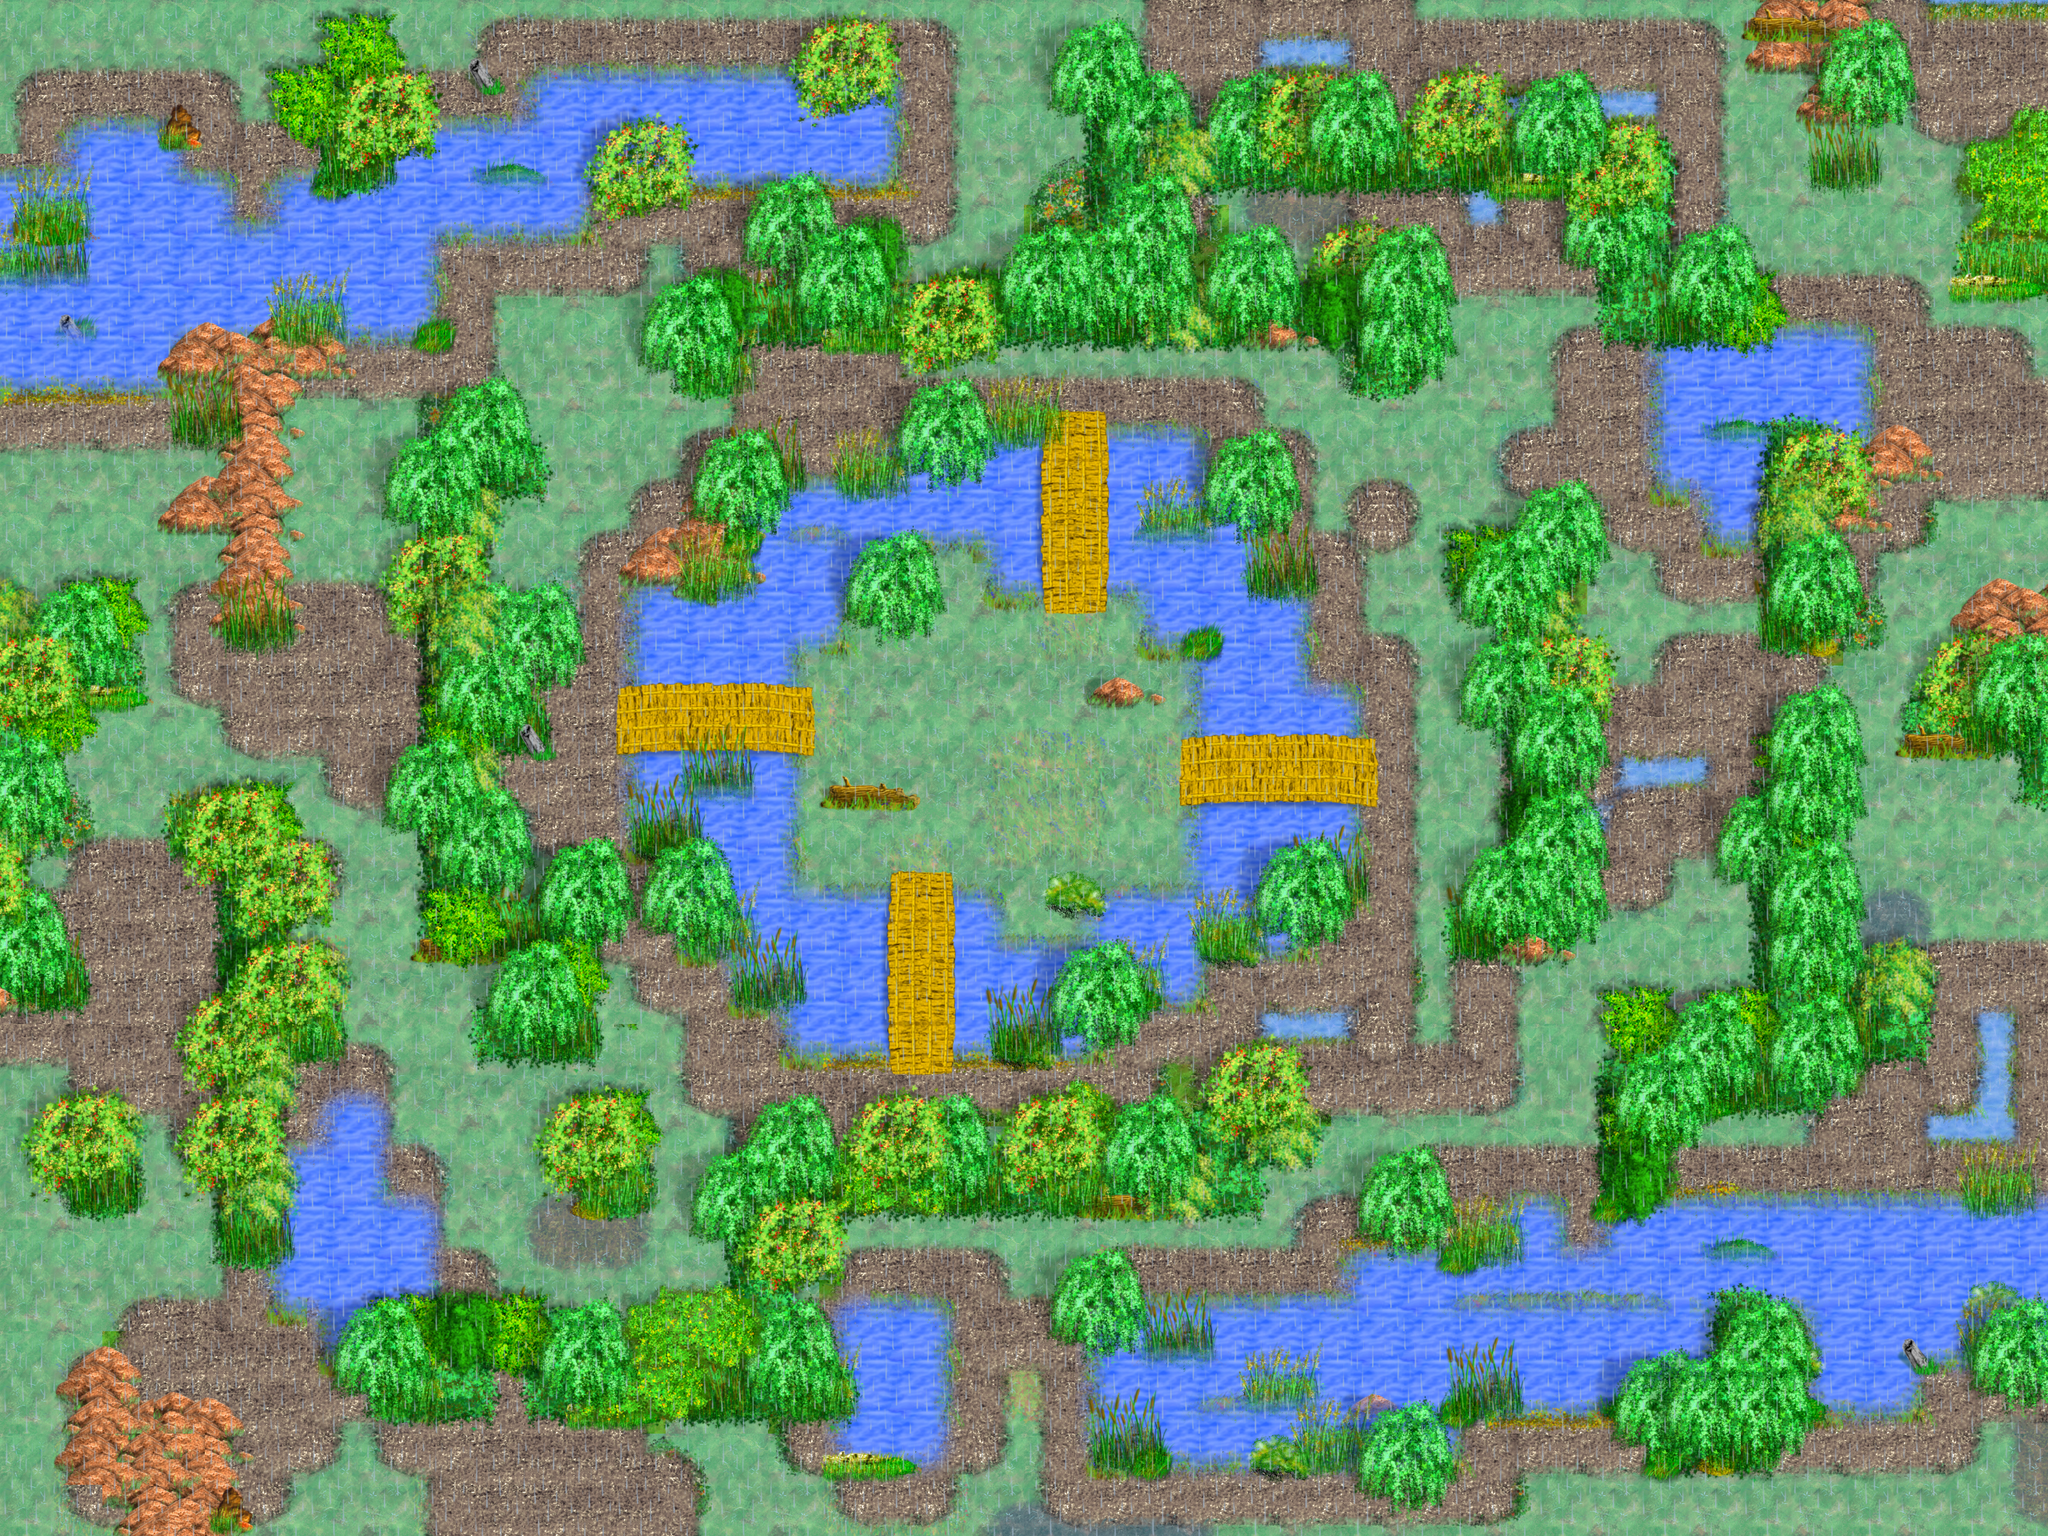

A level layout from a 2D game, rendered from its tile map. Below: a short description, then the map file with tile-grid data replaced by summaries:
An orthogonal 40x30 tile map with 64x64 px tiles, 22 tile layers (grass, dirt, _rain_drops, animated water, ...), 6 tilesets.

<map version="0.99b" orientation="orthogonal" width="40" height="30" tilewidth="64" tileheight="64">
	<properties>
		<property name="ambient-sound" value="swamp.ogg" />
		<property name="config:map.choo-choo-wagon.respawn-interval" value="int:10000" />
		<property name="config:map.dirt.respawn-interval" value="int:0" />
		<property name="config:objects.missiles-on-launcher.default-weapon" value="string:" />
		<property name="config:objects.missiles-on-tank.default-weapon" value="string:" />
		<property name="object:ctf-base:ctf-base-green:1" value="2052,816" />
		<property name="object:ctf-base:ctf-base-red:1" value="336,833" />
		<property name="object:destructable-object(with-fire):choo-choo-wagon:1" value="1116,668,100" />
		<property name="object:dumb-missiles-item:dumb-missiles-item:1" value="2154,668" />
		<property name="object:dumb-missiles-item:dumb-missiles-item:2" value="910,418" />
		<property name="object:dumb-missiles-item:dumb-missiles-item:3" value="376,1148" />
		<property name="object:dumb-missiles-item:dumb-missiles-item:4" value="906,1790" />
		<property name="object:dumb-missiles-item:dumb-missiles-item:5" value="1220,1370" />
		<property name="object:heal:heal:1" value="284,846" />
		<property name="object:heal:heal:2" value="1926,504" />
		<property name="object:heal:heal:3" value="1172,1632" />
		<property name="object:heal:heal:4" value="400,1722" />
		<property name="object:heal:heal:5" value="2322,1102" />
		<property name="object:heal:heal:6" value="1808,888,250" />
		<property name="object:heal:heal:7" value="1226,412,250" />
		<property name="object:impassable-static-corpse:dead-blue-shilka:1" value="1828,1208" />
		<property name="object:impassable-static-corpse:dead-blue-shilka:2" value="810,1806" />
		<property name="object:impassable-static-corpse:dead-yellow-launcher:1" value="1446,1064" />
		<property name="object:impassable-static-corpse:dead-yellow-launcher:2" value="290,228" />
		<property name="object:impassable-static-corpse:dead-yellow-launcher:3" value="594,938" />
		<property name="object:impassable-static-corpse:dead-yellow-shilka:1" value="2108,28" />
		<property name="object:impassable-static-corpse:dead-yellow-shilka:2" value="1548,1812" />
		<property name="object:impassable-static-corpse:dead-yellow-tank:1" value="178,1858" />
		<property name="object:impassable-static-corpse:dead-yellow-tank:3" value="1696,606" />
		<property name="object:impassable-static-corpse:dead-yellow-tank:4" value="2510,570" />
		<property name="object:lodge:lodge:1" value="1190,720,10" />
		<property name="object:megaheal:megaheal:1" value="1214,892" />
		<property name="object:megaheal:megaheal:2" value="38,44,250" />
		<property name="object:megaheal:megaheal:3" value="2476,80,250" />
		<property name="object:megaheal:megaheal:4" value="2476,82,250" />
		<property name="object:megaheal:megaheal:5" value="2430,1746,250" />
		<property name="object:megaheal:megaheal:6" value="82,1502,250" />
		<property name="object:mines-item:mines-item:1" value="654,846" />
		<property name="object:mines-item:mines-item:2" value="1674,478" />
		<property name="object:mines-item:mines-item:3" value="2494,648" />
		<property name="object:mines-item:mines-item:4" value="2212,44" />
		<property name="object:mines-item:mines-item:5" value="856,198" />
		<property name="object:mines-item:mines-item:6" value="36,1238" />
		<property name="object:mines-item:mines-item:7" value="38,1238" />
		<property name="object:nuke-missiles-item:nuke-missiles-item:1" value="1206,778,250" />
		<property name="object:nuke-missiles-item:nuke-missiles-item:11" value="1882,214,250" />
		<property name="object:nuke-missiles-item:nuke-missiles-item:2" value="12,148,250" />
		<property name="object:nuke-missiles-item:nuke-missiles-item:5" value="706,1510,250" />
		<property name="object:nuke-missiles-item:nuke-missiles-item:6" value="16,1848,250" />
		<property name="object:nuke-missiles-item:nuke-missiles-item:7" value="2264,1800,250" />
		<property name="object:nuke-missiles-item:nuke-missiles-item:8" value="2500,1422,250" />
		<property name="object:nuke-missiles-item:nuke-missiles-item:9" value="2402,0,250" />
		<property name="object:oil-barrels:oil-barrels:1" value="1246,1056,250" />
		<property name="object:ricochet-bullets-item:ricochet-bullets-item:1" value="470,1434" />
		<property name="object:ricochet-bullets-item:ricochet-bullets-item:2" value="1884,1226" />
		<property name="object:ricochet-bullets-item:ricochet-bullets-item:3" value="64,1060" />
		<property name="object:ricochet-bullets-item:ricochet-bullets-item:4" value="1446,1816" />
		<property name="object:ricochet-bullets-item:ricochet-bullets-item:5" value="1472,74" />
		<property name="object:stack:stack:1" value="1070,712,10" />
		<property name="object:stack:stack:2" value="1098,766,10" />
		<property name="object:stack:stack:3" value="1292,928,10" />
		<property name="object:stack:stack:4" value="1036,1005,10" />
		<property name="object:stack:stack:5" value="1448,1350,10" />
		<property name="object:static-dirt:dirt:10" value="2304,1466,-510" />
		<property name="object:static-dirt:dirt:11" value="2288,1668,-510" />
		<property name="object:static-dirt:dirt:12" value="1038,1220,-510" />
		<property name="object:static-dirt:dirt:13" value="1138,1224,-510" />
		<property name="object:static-dirt:dirt:14" value="1328,506,-510" />
		<property name="object:static-dirt:dirt:15" value="754,834,-510" />
		<property name="object:static-dirt:dirt:16" value="2100,536,-510" />
		<property name="object:static-dirt:dirt:17" value="2046,394,-510" />
		<property name="object:static-dirt:dirt:18" value="192,194,-510" />
		<property name="object:static-dirt:dirt:19" value="640,56,-510" />
		<property name="object:static-dirt:dirt:20" value="446,252,-510" />
		<property name="object:static-dirt:dirt:21" value="136,394,-510" />
		<property name="object:static-dirt:dirt:22" value="390,1458,-510" />
		<property name="object:static-dirt:dirt:23" value="1346,1664,-510" />
		<property name="object:static-dirt:dirt:24" value="148,1828,-510" />
		<property name="object:static-dirt:dirt:25" value="188,1756,-510" />
		<property name="object:static-dirt:dirt:26" value="134,1622,-510" />
		<property name="object:static-dirt:dirt:27" value="120,1706,-510" />
		<property name="object:static-dirt:dirt:28" value="28,1682,-510" />
		<property name="object:static-dirt:dirt:29" value="48,1786,-510" />
		<property name="object:static-dirt:dirt:30" value="84,1852,-510" />
		<property name="object:static-dirt:dirt:31" value="@0,29,-510" />
		<property name="object:static-dirt:dirt:33" value="0,1760,-510" />
		<property name="object:static-dirt:dirt:34" value="1074,696,-10" />
		<property name="object:static-dirt:dirt:35" value="1140,724,-10" />
		<property name="object:static-dirt:dirt:8" value="1924,1524,-510" />
		<property name="object:static-dirt:dirt:9" value="2062,1466,-510" />
		<property name="object:static-launcher:blue-launcher:1" value="2498,364" />
		<property name="object:static-launcher:blue-launcher:2" value="250,152" />
		<property name="object:static-launcher:red-launcher:1" value="1516,226" />
		<property name="object:static-launcher:red-launcher:2" value="548,1184" />
		<property name="object:static-launcher:yellow-launcher:1" value="2136,1392" />
		<property name="object:static-mortar:yellow-mortar:1" value="@18,8" />
		<property name="object:static-tank:blue-tank:1" value="1392,1032" />
		<property name="object:static-tank:red-tank:1" value="1032,780" />
		<property name="spawn:1" value="@10,22" />
		<property name="spawn:2" value="@11,7" />
		<property name="spawn:3" value="@29,7" />
		<property name="spawn:4" value="@28,22" />
	</properties>
	<tileset name="terrains" firstgid="1" tilewidth="64" tileheight="64">
		<image source="../tilesets/terrains.png" />
	</tileset>
	<tileset name="trees" firstgid="231" tilewidth="64" tileheight="64">
		<image source="../tilesets/trees.png" />
	</tileset>
	<tileset name="objects" firstgid="351" tilewidth="64" tileheight="64">
		<image source="../tilesets/objects.png" />
	</tileset>
	<tileset name="fences" firstgid="441" tilewidth="64" tileheight="64">
		<image source="../tilesets/fences.png" />
	</tileset>
	<tileset name="destruction" firstgid="641" tilewidth="64" tileheight="64">
		<image source="../tilesets/destruction.png" />
	</tileset>
	<tileset name="animated" firstgid="711" tilewidth="64" tileheight="64">
		<image source="../tilesets/animated.png" />
	</tileset>
	<layer name="grass" width="40" height="30">
		<properties>
			<property name="impassability" value="20" />
			<property name="z" value="-1000" />
		</properties>
		<data>[1200 cells, 1200 non-empty, 4 distinct tile ids]</data>
	</layer>
	<layer name="dirt" width="40" height="30">
		<properties>
			<property name="impassability" value="20" />
			<property name="z" value="-800" />
		</properties>
		<data>[1200 cells, 247 non-empty, 48 distinct tile ids]</data>
	</layer>
	<layer name="_rain_drops" width="40" height="30">
		<properties>
			<property name="animation-frame-size" value="10" />
			<property name="animation-frames" value="4" />
			<property name="animation-speed" value="20" />
			<property name="shifting-size" value="2,2" />
			<property name="shifting-velocity" value="100,200" />
		</properties>
		<data>[1200 cells, 1134 non-empty, 4 distinct tile ids]</data>
	</layer>
	<layer name="animated water" width="40" height="30">
		<properties>
			<property name="z" value="-700" />
		</properties>
		<data>[1200 cells, 913 non-empty, 4 distinct tile ids]</data>
	</layer>
	<layer name="Layer 15" width="40" height="30">
		<properties>
			<property name="impassability" value="20" />
			<property name="z" value="-600" />
		</properties>
		<data>[1200 cells, 133 non-empty, 17 distinct tile ids]</data>
	</layer>
	<layer name="waste" width="40" height="30">
		<properties>
			<property name="impassability" value="40" />
		</properties>
		<data>[1200 cells, 717 non-empty, 15 distinct tile ids]</data>
	</layer>
	<layer name="wastes 2" width="40" height="30">
		<properties>
			<property name="impassability" value="40" />
		</properties>
		<data>[1200 cells, 344 non-empty, 24 distinct tile ids]</data>
	</layer>
	<layer name="water" width="40" height="30">
		<properties>
			<property name="impassability" value="100" />
			<property name="pierceable" value="true" />
			<property name="z" value="-500" />
		</properties>
		<data>[1200 cells, 339 non-empty, 9 distinct tile ids]</data>
	</layer>
	<layer name="water details" width="40" height="30">
		<properties>
			<property name="impassability" value="100" />
			<property name="pierceable" value="true" />
		</properties>
		<data>[1200 cells, 57 non-empty, 6 distinct tile ids]</data>
	</layer>
	<layer name="leaves" width="40" height="30">
		<data>[1200 cells, 19 non-empty, 7 distinct tile ids]</data>
	</layer>
	<layer name="road" width="40" height="30">
		<properties>
			<property name="impassability" value="20" />
		</properties>
		<data>[1200 cells, 32 non-empty, 16 distinct tile ids]</data>
	</layer>
	<layer name="green fence" width="40" height="30">
		<properties>
			<property name="impassability" value="100" />
			<property name="z" value="150" />
		</properties>
		<data>[1200 cells, 263 non-empty, 34 distinct tile ids]</data>
	</layer>
	<layer name="green fence 2" width="40" height="30">
		<properties>
			<property name="impassability" value="100" />
		</properties>
		<data>[1200 cells, 84 non-empty, 40 distinct tile ids]</data>
	</layer>
	<layer name="rocks" width="40" height="30">
		<properties>
			<property name="impassability" value="100" />
			<property name="pierceable" value="true" />
		</properties>
		<data>[1200 cells, 37 non-empty, 17 distinct tile ids]</data>
	</layer>
	<layer name="rocks2" width="40" height="30">
		<properties>
			<property name="impassability" value="100" />
			<property name="pierceable" value="true" />
		</properties>
		<data>[1200 cells, 14 non-empty, 10 distinct tile ids]</data>
	</layer>
	<layer name="fence details" width="40" height="30">
		<data>[1200 cells, 101 non-empty, 34 distinct tile ids]</data>
	</layer>
	<layer name="fence details 2" width="40" height="30">
		<data>[1200 cells, 210 non-empty, 42 distinct tile ids]</data>
	</layer>
	<layer name="los objectos" width="40" height="30">
		<properties>
			<property name="impassability" value="100" />
			<property name="pierceable" value="true" />
		</properties>
		<data>[1200 cells, 15 non-empty, 8 distinct tile ids]</data>
	</layer>
	<layer name="trees" width="40" height="30">
		<properties>
			<property name="z" value="500" />
		</properties>
		<data>[1200 cells, 337 non-empty, 55 distinct tile ids]</data>
	</layer>
	<layer name="trees 2" width="40" height="30">
		<data>[1200 cells, 341 non-empty, 38 distinct tile ids]</data>
	</layer>
	<layer name="trees3" width="40" height="30">
		<data>[1200 cells, 387 non-empty, 35 distinct tile ids]</data>
	</layer>
	<layer name="_rain" width="40" height="30">
		<properties>
			<property name="animation-frame-size" value="10" />
			<property name="animation-frames" value="4" />
			<property name="animation-speed" value="20" />
			<property name="shifting-size" value="2,2" />
			<property name="shifting-velocity" value="100,400" />
		</properties>
		<data>[1200 cells, 1200 non-empty, 4 distinct tile ids]</data>
	</layer>
</map>
